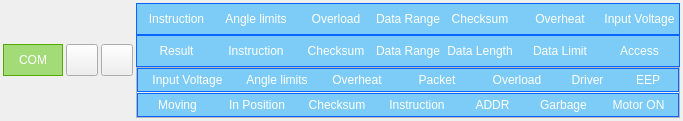
     <widget class="QFrame" name="frameStatus">
      <property name="sizePolicy">
       <sizepolicy hsizetype="Preferred" vsizetype="Minimum">
        <horstretch>0</horstretch>
        <verstretch>0</verstretch>
       </sizepolicy>
      </property>
      <property name="styleSheet">
       <string notr="true"/>
      </property>
      <property name="frameShape">
       <enum>QFrame::NoFrame</enum>
      </property>
      <property name="frameShadow">
       <enum>QFrame::Raised</enum>
      </property>
      <layout class="QGridLayout" name="gridLayout_10">
       <property name="leftMargin">
        <number>3</number>
       </property>
       <property name="topMargin">
        <number>3</number>
       </property>
       <property name="rightMargin">
        <number>3</number>
       </property>
       <property name="bottomMargin">
        <number>3</number>
       </property>
       <property name="horizontalSpacing">
        <number>3</number>
       </property>
       <property name="verticalSpacing">
        <number>0</number>
       </property>
       <item row="0" column="3" rowspan="4">
        <widget class="QPushButton" name="pushButton_updateStatus">
         <property name="maximumSize">
          <size>
           <width>32</width>
           <height>32</height>
          </size>
         </property>
         <property name="text">
          <string/>
         </property>
         <property name="icon">
          <iconset resource="../resources/resources.qrc">
           <normaloff>:/icons/icons/emblem-ubuntuone-updating.svg</normaloff>:/icons/icons/emblem-ubuntuone-updating.svg</iconset>
         </property>
        </widget>
       </item>
       <item row="2" column="5">
        <widget class="QFrame" name="frame_err_dxl2">
         <property name="frameShape">
          <enum>QFrame::NoFrame</enum>
         </property>
         <property name="frameShadow">
          <enum>QFrame::Raised</enum>
         </property>
         <layout class="QHBoxLayout" name="horizontalLayout_4">
          <property name="spacing">
           <number>0</number>
          </property>
          <property name="leftMargin">
           <number>0</number>
          </property>
          <property name="topMargin">
           <number>0</number>
          </property>
          <property name="rightMargin">
           <number>0</number>
          </property>
          <property name="bottomMargin">
           <number>0</number>
          </property>
          <item>
           <widget class="QLabel" name="label_err_res">
            <property name="minimumSize">
             <size>
              <width>80</width>
              <height>32</height>
             </size>
            </property>
            <property name="maximumSize">
             <size>
              <width>16777215</width>
              <height>32</height>
             </size>
            </property>
            <property name="styleSheet">
             <string notr="true">border-top: 1px solid rgb(10, 100, 255);
border-bottom: 1px solid rgb(10, 100, 255);
border-left: 1px solid rgb(10, 100, 255);
background: rgba(12, 170, 255, 128);
color: white;</string>
            </property>
            <property name="text">
             <string>Result</string>
            </property>
            <property name="alignment">
             <set>Qt::AlignCenter</set>
            </property>
           </widget>
          </item>
          <item>
           <widget class="QLabel" name="label_err_cmd_2">
            <property name="minimumSize">
             <size>
              <width>80</width>
              <height>0</height>
             </size>
            </property>
            <property name="maximumSize">
             <size>
              <width>16777215</width>
              <height>32</height>
             </size>
            </property>
            <property name="styleSheet">
             <string notr="true">border-top: 1px solid rgb(10, 100, 255);
border-bottom: 1px solid rgb(10, 100, 255);
background: rgba(12, 170, 255, 128);
color: white;</string>
            </property>
            <property name="text">
             <string>Instruction</string>
            </property>
            <property name="alignment">
             <set>Qt::AlignCenter</set>
            </property>
           </widget>
          </item>
          <item>
           <widget class="QLabel" name="label_err_crc_2">
            <property name="minimumSize">
             <size>
              <width>80</width>
              <height>0</height>
             </size>
            </property>
            <property name="maximumSize">
             <size>
              <width>16777215</width>
              <height>32</height>
             </size>
            </property>
            <property name="styleSheet">
             <string notr="true">border-top: 1px solid rgb(10, 100, 255);
border-bottom: 1px solid rgb(10, 100, 255);
background: rgba(12, 170, 255, 128);
color: white;</string>
            </property>
            <property name="text">
             <string>Checksum</string>
            </property>
            <property name="alignment">
             <set>Qt::AlignCenter</set>
            </property>
           </widget>
          </item>
          <item>
           <widget class="QLabel" name="label_err_range_2">
            <property name="minimumSize">
             <size>
              <width>60</width>
              <height>0</height>
             </size>
            </property>
            <property name="maximumSize">
             <size>
              <width>16777215</width>
              <height>32</height>
             </size>
            </property>
            <property name="styleSheet">
             <string notr="true">border-top: 1px solid rgb(10, 100, 255);
border-bottom: 1px solid rgb(10, 100, 255);
background: rgba(12, 170, 255, 128);
color: white;</string>
            </property>
            <property name="text">
             <string>Data Range</string>
            </property>
            <property name="alignment">
             <set>Qt::AlignCenter</set>
            </property>
           </widget>
          </item>
          <item>
           <widget class="QLabel" name="label_err_length">
            <property name="minimumSize">
             <size>
              <width>80</width>
              <height>0</height>
             </size>
            </property>
            <property name="maximumSize">
             <size>
              <width>16777215</width>
              <height>32</height>
             </size>
            </property>
            <property name="styleSheet">
             <string notr="true">border-top: 1px solid rgb(10, 100, 255);
border-bottom: 1px solid rgb(10, 100, 255);
background: rgba(12, 170, 255, 128);
color: white;</string>
            </property>
            <property name="text">
             <string>Data Length</string>
            </property>
            <property name="alignment">
             <set>Qt::AlignCenter</set>
            </property>
           </widget>
          </item>
          <item>
           <widget class="QLabel" name="label_err_limit">
            <property name="minimumSize">
             <size>
              <width>80</width>
              <height>0</height>
             </size>
            </property>
            <property name="maximumSize">
             <size>
              <width>16777215</width>
              <height>32</height>
             </size>
            </property>
            <property name="styleSheet">
             <string notr="true">border-top: 1px solid rgb(10, 100, 255);
border-bottom: 1px solid rgb(10, 100, 255);
background: rgba(12, 170, 255, 128);
color: white;</string>
            </property>
            <property name="text">
             <string>Data Limit</string>
            </property>
            <property name="alignment">
             <set>Qt::AlignCenter</set>
            </property>
           </widget>
          </item>
          <item>
           <widget class="QLabel" name="label_err_access">
            <property name="minimumSize">
             <size>
              <width>80</width>
              <height>0</height>
             </size>
            </property>
            <property name="maximumSize">
             <size>
              <width>16777215</width>
              <height>32</height>
             </size>
            </property>
            <property name="styleSheet">
             <string notr="true">border-top: 1px solid rgb(10, 100, 255);
border-bottom: 1px solid rgb(10, 100, 255);
border-right: 1px solid rgb(10, 100, 255);
background: rgba(12, 170, 255, 128);
color: white;</string>
            </property>
            <property name="text">
             <string>Access</string>
            </property>
            <property name="alignment">
             <set>Qt::AlignCenter</set>
            </property>
           </widget>
          </item>
         </layout>
        </widget>
       </item>
       <item row="3" column="5">
        <widget class="QFrame" name="frame_err_hkx">
         <property name="frameShape">
          <enum>QFrame::StyledPanel</enum>
         </property>
         <property name="frameShadow">
          <enum>QFrame::Raised</enum>
         </property>
         <layout class="QVBoxLayout" name="verticalLayout_4">
          <property name="leftMargin">
           <number>0</number>
          </property>
          <property name="topMargin">
           <number>0</number>
          </property>
          <property name="rightMargin">
           <number>0</number>
          </property>
          <property name="bottomMargin">
           <number>0</number>
          </property>
          <item>
           <layout class="QVBoxLayout" name="verticalLayout_2">
            <property name="spacing">
             <number>1</number>
            </property>
            <item>
             <layout class="QHBoxLayout" name="horizontalLayout_5">
              <property name="spacing">
               <number>0</number>
              </property>
              <item>
               <widget class="QLabel" name="label_err_vin_2">
                <property name="minimumSize">
                 <size>
                  <width>100</width>
                  <height>24</height>
                 </size>
                </property>
                <property name="maximumSize">
                 <size>
                  <width>16777215</width>
                  <height>32</height>
                 </size>
                </property>
                <property name="styleSheet">
                 <string notr="true">border-top: 1px solid rgb(10, 100, 255);
border-bottom: 1px solid rgb(10, 100, 255);
border-left: 1px solid rgb(10, 100, 255);
background: rgba(12, 170, 255, 128);
color: white;;
color: white;</string>
                </property>
                <property name="text">
                 <string>Input Voltage</string>
                </property>
                <property name="alignment">
                 <set>Qt::AlignCenter</set>
                </property>
               </widget>
              </item>
              <item>
               <widget class="QLabel" name="label_err_angle_2">
                <property name="minimumSize">
                 <size>
                  <width>80</width>
                  <height>0</height>
                 </size>
                </property>
                <property name="maximumSize">
                 <size>
                  <width>16777215</width>
                  <height>32</height>
                 </size>
                </property>
                <property name="styleSheet">
                 <string notr="true">border-top: 1px solid rgb(10, 100, 255);
border-bottom: 1px solid rgb(10, 100, 255);
background: rgba(12, 170, 255, 128);
color: white;</string>
                </property>
                <property name="text">
                 <string>Angle limits</string>
                </property>
                <property name="alignment">
                 <set>Qt::AlignCenter</set>
                </property>
               </widget>
              </item>
              <item>
               <widget class="QLabel" name="label_err_heat_2">
                <property name="minimumSize">
                 <size>
                  <width>80</width>
                  <height>0</height>
                 </size>
                </property>
                <property name="maximumSize">
                 <size>
                  <width>16777215</width>
                  <height>32</height>
                 </size>
                </property>
                <property name="styleSheet">
                 <string notr="true">border-top: 1px solid rgb(10, 100, 255);
border-bottom: 1px solid rgb(10, 100, 255);
background: rgba(12, 170, 255, 128);
color: white;</string>
                </property>
                <property name="text">
                 <string>Overheat</string>
                </property>
                <property name="alignment">
                 <set>Qt::AlignCenter</set>
                </property>
               </widget>
              </item>
              <item>
               <widget class="QLabel" name="label_err_packet">
                <property name="minimumSize">
                 <size>
                  <width>80</width>
                  <height>0</height>
                 </size>
                </property>
                <property name="maximumSize">
                 <size>
                  <width>16777215</width>
                  <height>32</height>
                 </size>
                </property>
                <property name="styleSheet">
                 <string notr="true">border-top: 1px solid rgb(10, 100, 255);
border-bottom: 1px solid rgb(10, 100, 255);
background: rgba(12, 170, 255, 128);
color: white;</string>
                </property>
                <property name="text">
                 <string>Packet</string>
                </property>
                <property name="alignment">
                 <set>Qt::AlignCenter</set>
                </property>
               </widget>
              </item>
              <item>
               <widget class="QLabel" name="label_err_overload_2">
                <property name="minimumSize">
                 <size>
                  <width>80</width>
                  <height>0</height>
                 </size>
                </property>
                <property name="maximumSize">
                 <size>
                  <width>16777215</width>
                  <height>32</height>
                 </size>
                </property>
                <property name="styleSheet">
                 <string notr="true">border-top: 1px solid rgb(10, 100, 255);
border-bottom: 1px solid rgb(10, 100, 255);
background: rgba(12, 170, 255, 128);
color: white;</string>
                </property>
                <property name="text">
                 <string>Overload</string>
                </property>
                <property name="alignment">
                 <set>Qt::AlignCenter</set>
                </property>
               </widget>
              </item>
              <item>
               <widget class="QLabel" name="label_err_driver">
                <property name="minimumSize">
                 <size>
                  <width>60</width>
                  <height>0</height>
                 </size>
                </property>
                <property name="maximumSize">
                 <size>
                  <width>16777215</width>
                  <height>32</height>
                 </size>
                </property>
                <property name="styleSheet">
                 <string notr="true">border-top: 1px solid rgb(10, 100, 255);
border-bottom: 1px solid rgb(10, 100, 255);
background: rgba(12, 170, 255, 128);
color: white;</string>
                </property>
                <property name="text">
                 <string>Driver</string>
                </property>
                <property name="alignment">
                 <set>Qt::AlignCenter</set>
                </property>
               </widget>
              </item>
              <item>
               <widget class="QLabel" name="label_err_eep">
                <property name="minimumSize">
                 <size>
                  <width>60</width>
                  <height>0</height>
                 </size>
                </property>
                <property name="maximumSize">
                 <size>
                  <width>16777215</width>
                  <height>32</height>
                 </size>
                </property>
                <property name="styleSheet">
                 <string notr="true">border-top: 1px solid rgb(10, 100, 255);
border-bottom: 1px solid rgb(10, 100, 255);
border-right: 1px solid rgb(10, 100, 255);
background: rgba(12, 170, 255, 128);
color: white;</string>
                </property>
                <property name="text">
                 <string>EEP</string>
                </property>
                <property name="alignment">
                 <set>Qt::AlignCenter</set>
                </property>
               </widget>
              </item>
             </layout>
            </item>
            <item>
             <layout class="QHBoxLayout" name="horizontalLayout_6">
              <property name="spacing">
               <number>0</number>
              </property>
              <item>
               <widget class="QLabel" name="label_stat_moving">
                <property name="minimumSize">
                 <size>
                  <width>80</width>
                  <height>24</height>
                 </size>
                </property>
                <property name="maximumSize">
                 <size>
                  <width>16777215</width>
                  <height>32</height>
                 </size>
                </property>
                <property name="styleSheet">
                 <string notr="true">border-top: 1px solid rgb(10, 100, 255);
border-bottom: 1px solid rgb(10, 100, 255);
border-left: 1px solid rgb(10, 100, 255);
background: rgba(12, 170, 255, 128);
color: white;</string>
                </property>
                <property name="text">
                 <string>Moving</string>
                </property>
                <property name="alignment">
                 <set>Qt::AlignCenter</set>
                </property>
               </widget>
              </item>
              <item>
               <widget class="QLabel" name="label_stat_inpos">
                <property name="minimumSize">
                 <size>
                  <width>80</width>
                  <height>0</height>
                 </size>
                </property>
                <property name="maximumSize">
                 <size>
                  <width>16777215</width>
                  <height>32</height>
                 </size>
                </property>
                <property name="styleSheet">
                 <string notr="true">border-top: 1px solid rgb(10, 100, 255);
border-bottom: 1px solid rgb(10, 100, 255);
background: rgba(12, 170, 255, 128);
color: white;</string>
                </property>
                <property name="text">
                 <string>In Position</string>
                </property>
                <property name="alignment">
                 <set>Qt::AlignCenter</set>
                </property>
               </widget>
              </item>
              <item>
               <widget class="QLabel" name="label_stat_crc">
                <property name="minimumSize">
                 <size>
                  <width>80</width>
                  <height>0</height>
                 </size>
                </property>
                <property name="maximumSize">
                 <size>
                  <width>16777215</width>
                  <height>32</height>
                 </size>
                </property>
                <property name="styleSheet">
                 <string notr="true">border-top: 1px solid rgb(10, 100, 255);
border-bottom: 1px solid rgb(10, 100, 255);
background: rgba(12, 170, 255, 128);
color: white;</string>
                </property>
                <property name="text">
                 <string>Checksum</string>
                </property>
                <property name="alignment">
                 <set>Qt::AlignCenter</set>
                </property>
               </widget>
              </item>
              <item>
               <widget class="QLabel" name="label_stat_cmd">
                <property name="minimumSize">
                 <size>
                  <width>80</width>
                  <height>0</height>
                 </size>
                </property>
                <property name="maximumSize">
                 <size>
                  <width>16777215</width>
                  <height>32</height>
                 </size>
                </property>
                <property name="styleSheet">
                 <string notr="true">border-top: 1px solid rgb(10, 100, 255);
border-bottom: 1px solid rgb(10, 100, 255);
background: rgba(12, 170, 255, 128);
color: white;</string>
                </property>
                <property name="text">
                 <string>Instruction</string>
                </property>
                <property name="alignment">
                 <set>Qt::AlignCenter</set>
                </property>
               </widget>
              </item>
              <item>
               <widget class="QLabel" name="label_stat_addr">
                <property name="minimumSize">
                 <size>
                  <width>60</width>
                  <height>0</height>
                 </size>
                </property>
                <property name="maximumSize">
                 <size>
                  <width>16777215</width>
                  <height>32</height>
                 </size>
                </property>
                <property name="styleSheet">
                 <string notr="true">border-top: 1px solid rgb(10, 100, 255);
border-bottom: 1px solid rgb(10, 100, 255);
background: rgba(12, 170, 255, 128);
color: white;</string>
                </property>
                <property name="text">
                 <string>ADDR</string>
                </property>
                <property name="alignment">
                 <set>Qt::AlignCenter</set>
                </property>
               </widget>
              </item>
              <item>
               <widget class="QLabel" name="label_stat_gbg">
                <property name="minimumSize">
                 <size>
                  <width>60</width>
                  <height>0</height>
                 </size>
                </property>
                <property name="maximumSize">
                 <size>
                  <width>16777215</width>
                  <height>32</height>
                 </size>
                </property>
                <property name="styleSheet">
                 <string notr="true">border-top: 1px solid rgb(10, 100, 255);
border-bottom: 1px solid rgb(10, 100, 255);
background: rgba(12, 170, 255, 128);
color: white;</string>
                </property>
                <property name="text">
                 <string>Garbage</string>
                </property>
                <property name="alignment">
                 <set>Qt::AlignCenter</set>
                </property>
               </widget>
              </item>
              <item>
               <widget class="QLabel" name="label_stat_ton">
                <property name="minimumSize">
                 <size>
                  <width>80</width>
                  <height>0</height>
                 </size>
                </property>
                <property name="maximumSize">
                 <size>
                  <width>16777215</width>
                  <height>32</height>
                 </size>
                </property>
                <property name="styleSheet">
                 <string notr="true">border-top: 1px solid rgb(10, 100, 255);
border-bottom: 1px solid rgb(10, 100, 255);
border-right: 1px solid rgb(10, 100, 255);
background: rgba(12, 170, 255, 128);
color: white;</string>
                </property>
                <property name="text">
                 <string>Motor ON</string>
                </property>
                <property name="alignment">
                 <set>Qt::AlignCenter</set>
                </property>
               </widget>
              </item>
             </layout>
            </item>
           </layout>
          </item>
         </layout>
        </widget>
       </item>
       <item row="0" column="2" rowspan="4">
        <widget class="QLabel" name="serialLinkErrors_label2">
         <property name="minimumSize">
          <size>
           <width>60</width>
           <height>0</height>
          </size>
         </property>
         <property name="maximumSize">
          <size>
           <width>80</width>
           <height>32</height>
          </size>
         </property>
         <property name="styleSheet">
          <string notr="true">color: white;
border: 1px solid rgb(85, 170, 0);
background: rgba(85, 200, 0, 128);</string>
         </property>
         <property name="text">
          <string>COM</string>
         </property>
         <property name="alignment">
          <set>Qt::AlignCenter</set>
         </property>
        </widget>
       </item>
       <item row="1" column="5">
        <widget class="QFrame" name="frame_err_dxl1">
         <property name="frameShape">
          <enum>QFrame::NoFrame</enum>
         </property>
         <property name="frameShadow">
          <enum>QFrame::Raised</enum>
         </property>
         <layout class="QHBoxLayout" name="horizontalLayout_2">
          <property name="spacing">
           <number>0</number>
          </property>
          <property name="leftMargin">
           <number>0</number>
          </property>
          <property name="topMargin">
           <number>0</number>
          </property>
          <property name="rightMargin">
           <number>0</number>
          </property>
          <property name="bottomMargin">
           <number>0</number>
          </property>
          <item>
           <widget class="QLabel" name="label_err_cmd">
            <property name="minimumSize">
             <size>
              <width>80</width>
              <height>32</height>
             </size>
            </property>
            <property name="maximumSize">
             <size>
              <width>16777215</width>
              <height>32</height>
             </size>
            </property>
            <property name="styleSheet">
             <string notr="true">border-top: 1px solid rgb(10, 100, 255);
border-bottom: 1px solid rgb(10, 100, 255);
border-left: 1px solid rgb(10, 100, 255);
background: rgba(12, 170, 255, 128);
color: white;</string>
            </property>
            <property name="text">
             <string>Instruction</string>
            </property>
            <property name="alignment">
             <set>Qt::AlignCenter</set>
            </property>
           </widget>
          </item>
          <item>
           <widget class="QLabel" name="label_err_angle">
            <property name="minimumSize">
             <size>
              <width>80</width>
              <height>0</height>
             </size>
            </property>
            <property name="maximumSize">
             <size>
              <width>16777215</width>
              <height>32</height>
             </size>
            </property>
            <property name="styleSheet">
             <string notr="true">border-top: 1px solid rgb(10, 100, 255);
border-bottom: 1px solid rgb(10, 100, 255);
background: rgba(12, 170, 255, 128);
color: white;</string>
            </property>
            <property name="text">
             <string>Angle limits</string>
            </property>
            <property name="alignment">
             <set>Qt::AlignCenter</set>
            </property>
           </widget>
          </item>
          <item>
           <widget class="QLabel" name="label_err_overload">
            <property name="minimumSize">
             <size>
              <width>80</width>
              <height>0</height>
             </size>
            </property>
            <property name="maximumSize">
             <size>
              <width>16777215</width>
              <height>32</height>
             </size>
            </property>
            <property name="styleSheet">
             <string notr="true">border-top: 1px solid rgb(10, 100, 255);
border-bottom: 1px solid rgb(10, 100, 255);
background: rgba(12, 170, 255, 128);
color: white;</string>
            </property>
            <property name="text">
             <string>Overload</string>
            </property>
            <property name="alignment">
             <set>Qt::AlignCenter</set>
            </property>
           </widget>
          </item>
          <item>
           <widget class="QLabel" name="label_err_range">
            <property name="minimumSize">
             <size>
              <width>60</width>
              <height>0</height>
             </size>
            </property>
            <property name="maximumSize">
             <size>
              <width>16777215</width>
              <height>32</height>
             </size>
            </property>
            <property name="styleSheet">
             <string notr="true">border-top: 1px solid rgb(10, 100, 255);
border-bottom: 1px solid rgb(10, 100, 255);
background: rgba(12, 170, 255, 128);
color: white;</string>
            </property>
            <property name="text">
             <string>Data Range</string>
            </property>
            <property name="alignment">
             <set>Qt::AlignCenter</set>
            </property>
           </widget>
          </item>
          <item>
           <widget class="QLabel" name="label_err_crc">
            <property name="minimumSize">
             <size>
              <width>80</width>
              <height>0</height>
             </size>
            </property>
            <property name="maximumSize">
             <size>
              <width>16777215</width>
              <height>32</height>
             </size>
            </property>
            <property name="styleSheet">
             <string notr="true">border-top: 1px solid rgb(10, 100, 255);
border-bottom: 1px solid rgb(10, 100, 255);
background: rgba(12, 170, 255, 128);
color: white;</string>
            </property>
            <property name="text">
             <string>Checksum</string>
            </property>
            <property name="alignment">
             <set>Qt::AlignCenter</set>
            </property>
           </widget>
          </item>
          <item>
           <widget class="QLabel" name="label_err_heat">
            <property name="minimumSize">
             <size>
              <width>80</width>
              <height>0</height>
             </size>
            </property>
            <property name="maximumSize">
             <size>
              <width>16777215</width>
              <height>32</height>
             </size>
            </property>
            <property name="styleSheet">
             <string notr="true">border-top: 1px solid rgb(10, 100, 255);
border-bottom: 1px solid rgb(10, 100, 255);
background: rgba(12, 170, 255, 128);
color: white;</string>
            </property>
            <property name="text">
             <string>Overheat</string>
            </property>
            <property name="alignment">
             <set>Qt::AlignCenter</set>
            </property>
           </widget>
          </item>
          <item>
           <widget class="QLabel" name="label_err_vin">
            <property name="minimumSize">
             <size>
              <width>80</width>
              <height>0</height>
             </size>
            </property>
            <property name="maximumSize">
             <size>
              <width>16777215</width>
              <height>32</height>
             </size>
            </property>
            <property name="styleSheet">
             <string notr="true">border-top: 1px solid rgb(10, 100, 255);
border-bottom: 1px solid rgb(10, 100, 255);
border-right: 1px solid rgb(10, 100, 255);
background: rgba(12, 170, 255, 128);
color: white;</string>
            </property>
            <property name="text">
             <string>Input Voltage</string>
            </property>
            <property name="alignment">
             <set>Qt::AlignCenter</set>
            </property>
           </widget>
          </item>
         </layout>
        </widget>
       </item>
       <item row="0" column="4" rowspan="4">
        <widget class="QPushButton" name="pushButton_clearStatus">
         <property name="maximumSize">
          <size>
           <width>32</width>
           <height>32</height>
          </size>
         </property>
         <property name="text">
          <string/>
         </property>
         <property name="icon">
          <iconset resource="../resources/resources.qrc">
           <normaloff>:/icons/icons/emblem-unreadable.svg</normaloff>:/icons/icons/emblem-unreadable.svg</iconset>
         </property>
        </widget>
       </item>
      </layout>
     </widget>
